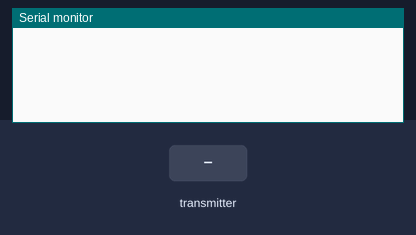
This sketch was run on a simulated Arduino Uno, built with avr-gcc and run on an emulated ATmega328P. Shown: the last lines printed to the serial monitor. Inputs (shaded band) come from the test bench. No radio packets arrive unless stated.

Above: at 1.2 s.
1.3 s: the transmitter starts sending prijem = 0
At 1.9 s:
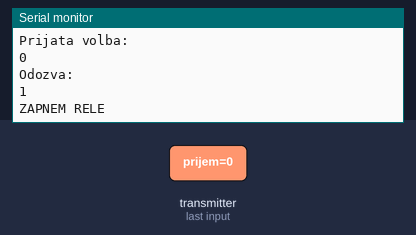
2.8 s: the transmitter starts sending prijem = 256
At 2.99 s:
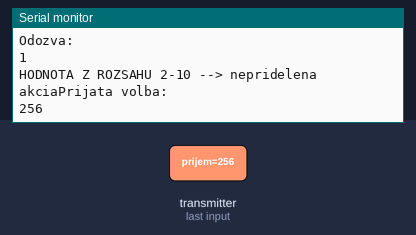
4.4 s: the transmitter starts sending prijem = 1023
At 6.46 s:
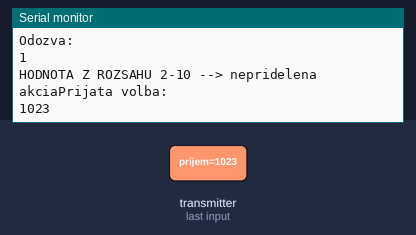
7.4 s: the transmitter starts sending prijem = 512
At 7.71 s:
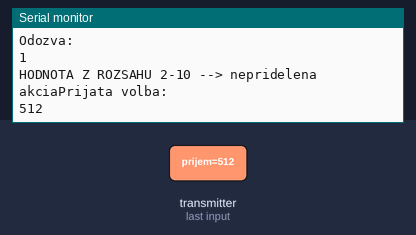
10.4 s: the transmitter starts sending prijem = 0
13.4 s: the transmitter starts sending prijem = 1023
At 15.35 s:
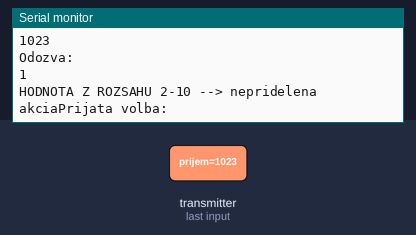
Timing chart, 0 to 16.9 s (numbered marks = the images above; inputs shaded):
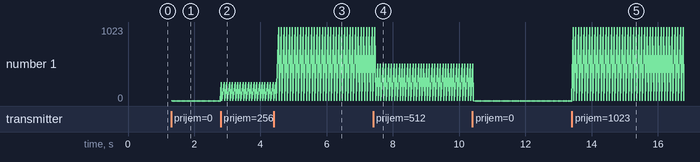

The sketch:

prijimac_2019_12_11.ino
```cpp
// nRF24L01 prijimac
#include <SPI.h>
#include "RF24.h"
int odozva = 1;
int prijem = 0;
#define CE 4
#define CS 3
RF24 nRF(CE, CS);
byte adresaPrijimac[] = "prijimac00"; //adresa prijimac
byte adresaVysielac[] = "vysielac00"; //adresa vysielac

void setup() {
  Serial.begin(9600);
  nRF.begin();
  nRF.setDataRate( RF24_250KBPS );
  nRF.setPALevel(RF24_PA_HIGH);
  nRF.openWritingPipe(adresaPrijimac);
  nRF.openReadingPipe(1, adresaVysielac);
  nRF.startListening();
}

void loop() {
  if ( nRF.available()) {
    while (nRF.available()) {
      nRF.read( &prijem, sizeof(prijem) );
    }
    Serial.println("Prijata volba: ");
    Serial.println(prijem);
    Serial.println("Odozva: ");
    Serial.println(odozva);
    nRF.stopListening();
    nRF.write( &odozva, sizeof(odozva) );
    nRF.startListening();
    switch (prijem) {
      case 0:
        //PRE HODNOTU STATE 0
        Serial.println("ZAPNEM RELE");
        break;
      case 1:
        //PRE HODNOTU STATE 1
        Serial.println("VYPINAM RELE");
        break;
      default:
        //PRE HODNOTU STATE 2 alebo inu
        Serial.print("HODNOTA Z ROZSAHU 2-10 --> nepridelena akcia");
        break;
    }
  }
}
```

Measured:
- after the input at 1.3 s, the serial monitor: prints a new line at once (image 1)
- after the input at 2.8 s, the serial monitor: prints a new line at once (image 2)
- after the input at 4.4 s, the serial monitor: prints a new line after 0.15 s (image 3)
- after the input at 7.4 s, the serial monitor: prints a new line after 0.14 s (image 4)
- after the input at 13.4 s, the serial monitor: prints a new line at once (image 5)
- plotted number 1: 1 → 0 after the input at 10.4 s
